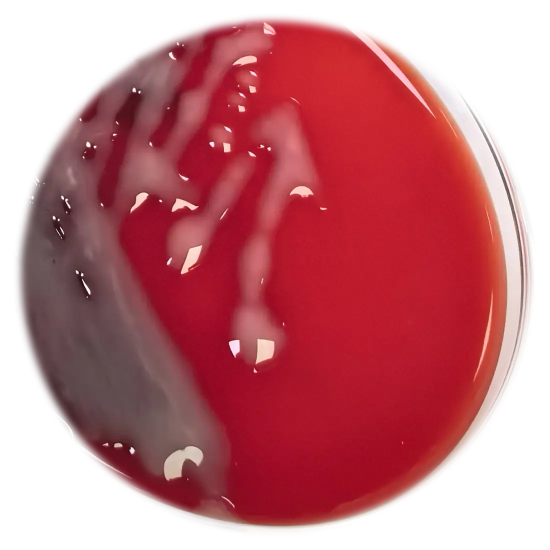
#> input picture assets/processed/001_产气克雷伯菌.webp, 1100 x 1100 px (shown at 1/2 size)
$ python -i process_colonies.py   (imports and definitions only)
#> lines starting #> are read from the running program, lines starting #| are printed output that depends on the picture
#> further down, picture is the input picture: PIL image 1100x1100 RGBA; mean R, G, B, A 120.4, 42.9, 50.7, 170
#!/usr/bin/env python3
import json
import math
import re
import sys
from pathlib import Path
from typing import Dict, List, Tuple

from PIL import Image, ImageDraw, ImageFilter, ImageOps


ROOT = Path(__file__).resolve().parents[1]
OUTPUT_DIR = ROOT / "assets" / "processed"
DATA_DIR = ROOT / "data"
JSON_PATH = DATA_DIR / "slides.json"
EMBED_PATH = DATA_DIR / "slides.embed.js"
INTROS_JSON_PATH = DATA_DIR / "microbe_intros.json"
INTROS_EMBED_PATH = DATA_DIR / "microbe_intros.embed.js"
MAX_DIM = 1100
WEBP_QUALITY = 74

# 个别原图自动识别的圆略大、裁切贴培养皿边缘时，按「文件名不含扩展名」缩小有效半径（0~1）
# C024/C025：检测圆偏大 + 白纸在画面一侧，收紧半径并略平移圆心（远离采样最亮方向）
RADIUS_SCALE_BY_STEM: Dict[str, float] = {
    "热带念珠菌": 0.72,
    "热带念珠菌1": 0.67,
}

# 圆心平移：(dx_frac, dy_frac) 与检测半径 r 相乘后加到 (cx,cy)；坐标与 find_best_circle 一致（x 右、y 下）
CENTER_NUDGE_FRAC_BY_STEM: Dict[str, Tuple[float, float]] = {
    "热带念珠菌": (0.032, -0.018),
    "热带念珠菌1": (-0.016, 0.042),
}


# [15 lines left out: functions ensure_dirs, list_images, not called in this run]


def clamp(value: int, low: int, high: int) -> int:
    return max(low, min(high, value))


def sample_circle_score(
    edge_px,
    gray_px,
    width: int,
    height: int,
    cx: int,
    cy: int,
    radius: int,
) -> float:
    edge_total = 0.0
    grad_total = 0.0
    count = 0
    delta = max(2, int(radius * 0.03))

    for i in range(96):
        angle = (math.tau * i) / 96.0
        c = math.cos(angle)
        s = math.sin(angle)
        xr = int(round(cx + radius * c))
        yr = int(round(cy + radius * s))
        xi = int(round(cx + (radius - delta) * c))
        yi = int(round(cy + (radius - delta) * s))
        xo = int(round(cx + (radius + delta) * c))
        yo = int(round(cy + (radius + delta) * s))

        if not (0 <= xr < width and 0 <= yr < height):
            continue
        if not (0 <= xi < width and 0 <= yi < height):
            continue
        if not (0 <= xo < width and 0 <= yo < height):
            continue

        edge_total += float(edge_px[xr, yr])
        grad_total += abs(float(gray_px[xi, yi]) - float(gray_px[xo, yo]))
        count += 1

    if not count:
        return -1.0

    mean_edge = edge_total / count
    mean_grad = grad_total / count
    return mean_edge * 0.55 + mean_grad * 0.95


def find_best_circle(img: Image.Image) -> Tuple[int, int, int]:
    work = ImageOps.exif_transpose(img).convert("RGB")
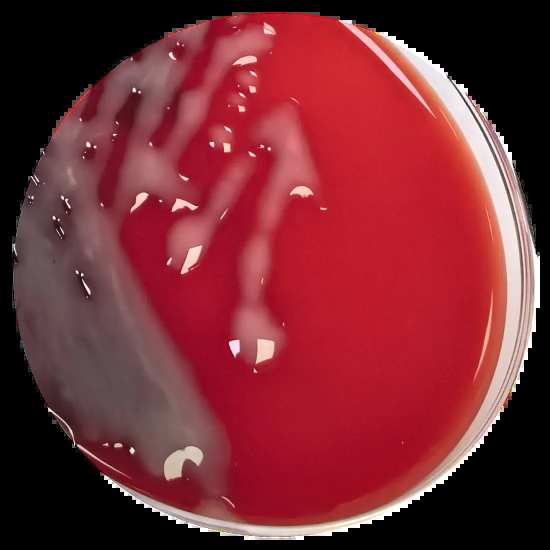
#> work: PIL image 1100x1100 RGB (shown at 1/2 size); mean R, G, B 120.4, 42.9, 50.7
    scale = 1.0
    max_side = max(work.size)
#> max_side = 1100
    if max_side > 520:
        scale = 520.0 / max_side
#> scale = 0.473
        work = work.resize(
            (max(1, int(work.size[0] * scale)), max(1, int(work.size[1] * scale))),
            Image.Resampling.LANCZOS,
        )
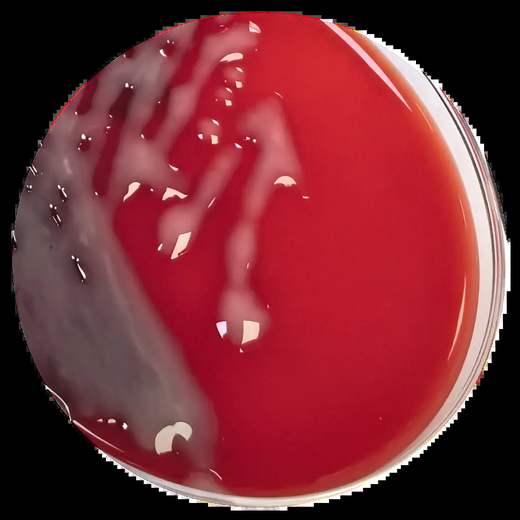
#> work: PIL image 520x520 RGB; mean R, G, B 120.4, 42.9, 50.7

    gray = work.convert("L")
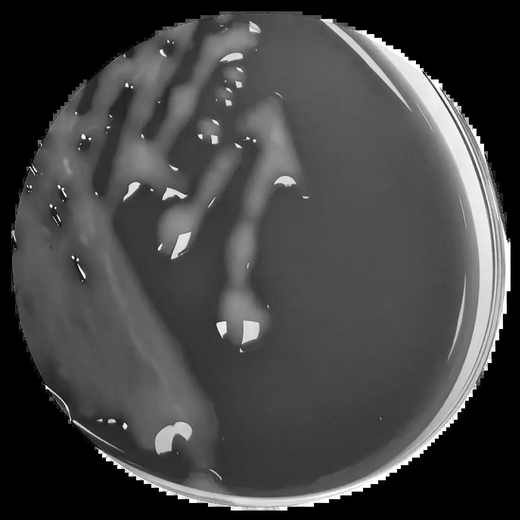
#> gray: PIL image 520x520 L; min 0, max 255, mean 67
    edges = gray.filter(ImageFilter.FIND_EDGES).filter(ImageFilter.GaussianBlur(radius=1.2))
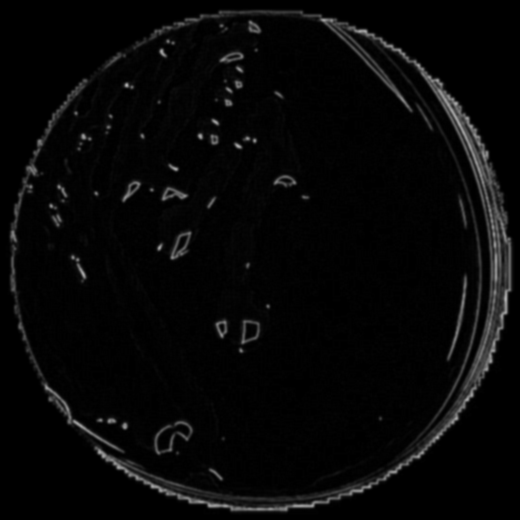
#> edges: PIL image 520x520 L; min 0, max 174, mean 7.1
    edge_px = edges.load()
    gray_px = gray.load()
    width, height = edges.size
#> width = 520; height = 520
    min_dim = min(width, height)
#> min_dim = 520

    cx_start = int(width * 0.30)
#> cx_start = 156
    cx_end = int(width * 0.70)
#> cx_end = 364
    cy_start = int(height * 0.24)
#> cy_start = 124
    cy_end = int(height * 0.76)
#> cy_end = 395
    r_start = int(min_dim * 0.20)
#> r_start = 104
    r_end = int(min_dim * 0.40)
#> r_end = 208

    step_center = max(6, min_dim // 26)
#> step_center = 20
    step_radius = max(6, min_dim // 28)
#> step_radius = 18

    best = None
    best_score = -1.0

    for cx in range(cx_start, cx_end + 1, step_center):
        for cy in range(cy_start, cy_end + 1, step_center):
            for radius in range(r_start, r_end + 1, step_radius):
                score = sample_circle_score(
                    edge_px,
                    gray_px,
                    width,
                    height,
                    cx,
                    cy,
                    radius,
                )
                center_bias = abs(cx - width / 2) * 0.04 + abs(cy - height / 2) * 0.04
                score -= center_bias
                if score > best_score:
                    best_score = score
                    best = (cx, cy, radius)

    if best is None:
        raise RuntimeError("未找到可用圆形区域")

    cx0, cy0, r0 = best
    refine_center = max(3, step_center // 2)
    refine_radius = max(3, step_radius // 2)

    for cx in range(cx0 - step_center, cx0 + step_center + 1, refine_center):
        for cy in range(cy0 - step_center, cy0 + step_center + 1, refine_center):
            for radius in range(max(8, r0 - step_radius), r0 + step_radius + 1, refine_radius):
                score = sample_circle_score(
                    edge_px,
                    gray_px,
                    width,
                    height,
                    cx,
                    cy,
                    radius,
                )
                center_bias = abs(cx - width / 2) * 0.04 + abs(cy - height / 2) * 0.04
                score -= center_bias
                if score > best_score:
                    best_score = score
                    best = (cx, cy, radius)

    cx, cy, radius = best
    inv = 1.0 / scale
    return int(round(cx * inv)), int(round(cy * inv)), int(round(radius * inv))


# [56 lines left out: functions crop_circle, shrink_for_web, safe_stem, not called in this run]


# 末尾编号式数字：半角/全角阿拉伯、其他 Unicode 十进制数字；数字前可有半角/全角空格
_TRAILING_DIGITS = re.compile(r"(?:[\s\u3000]*\d)+$", re.UNICODE)


# [89 lines left out: functions strip_trailing_digits, write_embed, write_intros_embed_if_present, process_one, main, not called in this run]


# [2 lines not run here, left out]

>>> from PIL import Image
>>> picture = Image.open('../assets/processed/001_产气克雷伯菌.webp')
>>> result = find_best_circle(picture)

$ run again, on assets/processed/005_卡他莫拉菌.webp
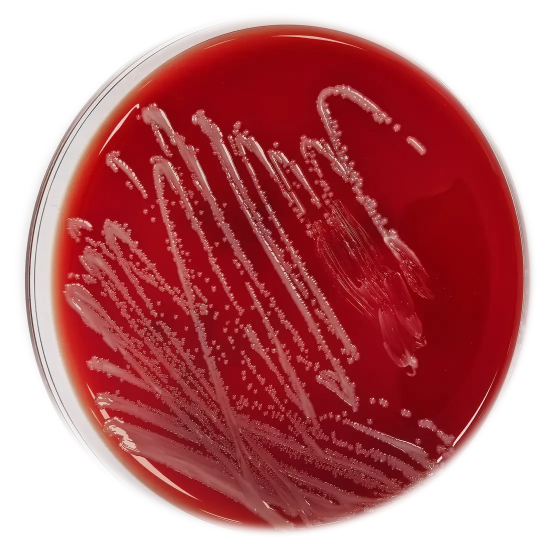
#> input picture assets/processed/005_卡他莫拉菌.webp, 1100 x 1100 px (shown at 1/2 size)
#> picture is the input picture: PIL image 1100x1100 RGBA; mean R, G, B, A 116, 40, 43.4, 170.1
#> in find_best_circle, `gray = work.convert("L")`:
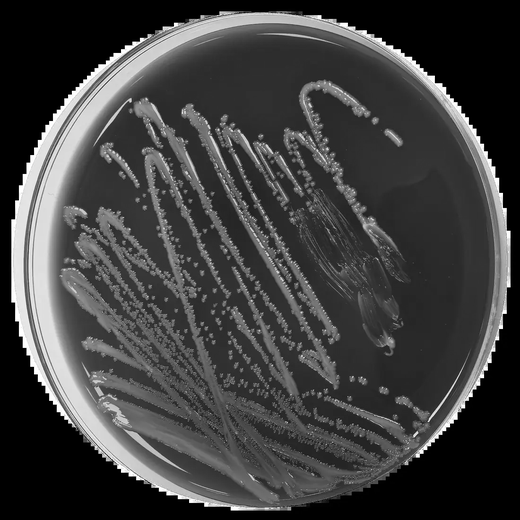
#> gray: PIL image 520x520 L; min 0, max 255, mean 63.1
#> in find_best_circle, `edges = gray.filter(ImageFilter.FIND_EDGES).filter(ImageFilter.Gaussia..`:
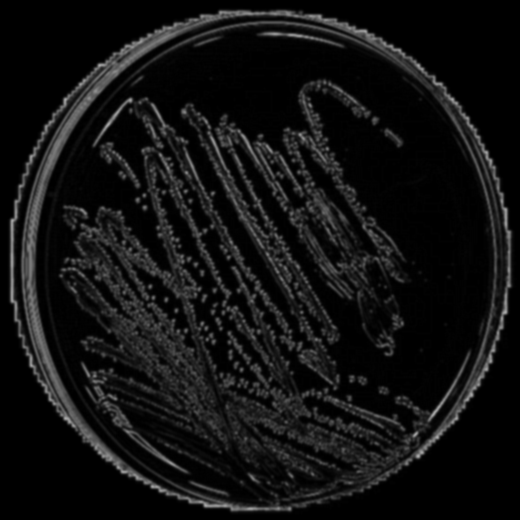
#> edges: PIL image 520x520 L; min 0, max 166, mean 17.8

$ run again, on assets/processed/006_咽峡炎链球菌.webp
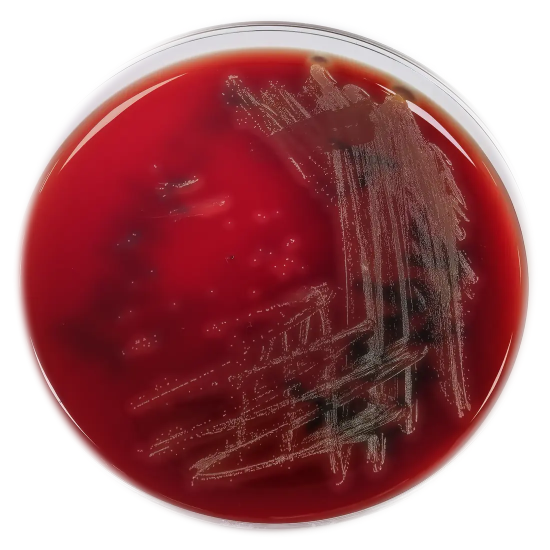
#> input picture assets/processed/006_咽峡炎链球菌.webp, 1100 x 1100 px (shown at 1/2 size)
#> picture is the input picture: PIL image 1100x1100 RGBA; mean R, G, B, A 95.1, 37.2, 40.8, 170.1
#> in find_best_circle, `gray = work.convert("L")`:
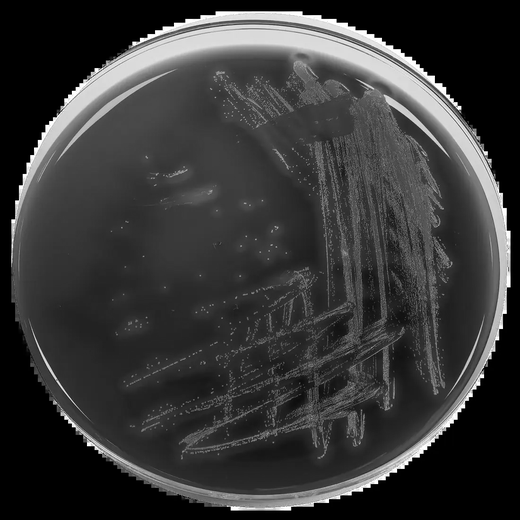
#> gray: PIL image 520x520 L; min 0, max 255, mean 54.9
#> in find_best_circle, `edges = gray.filter(ImageFilter.FIND_EDGES).filter(ImageFilter.Gaussia..`:
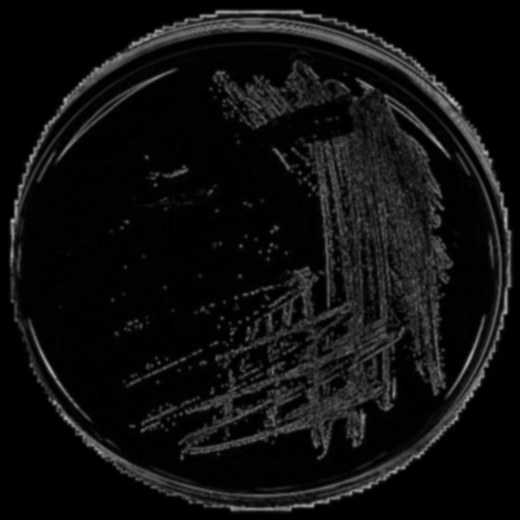
#> edges: PIL image 520x520 L; min 0, max 181, mean 15.3
